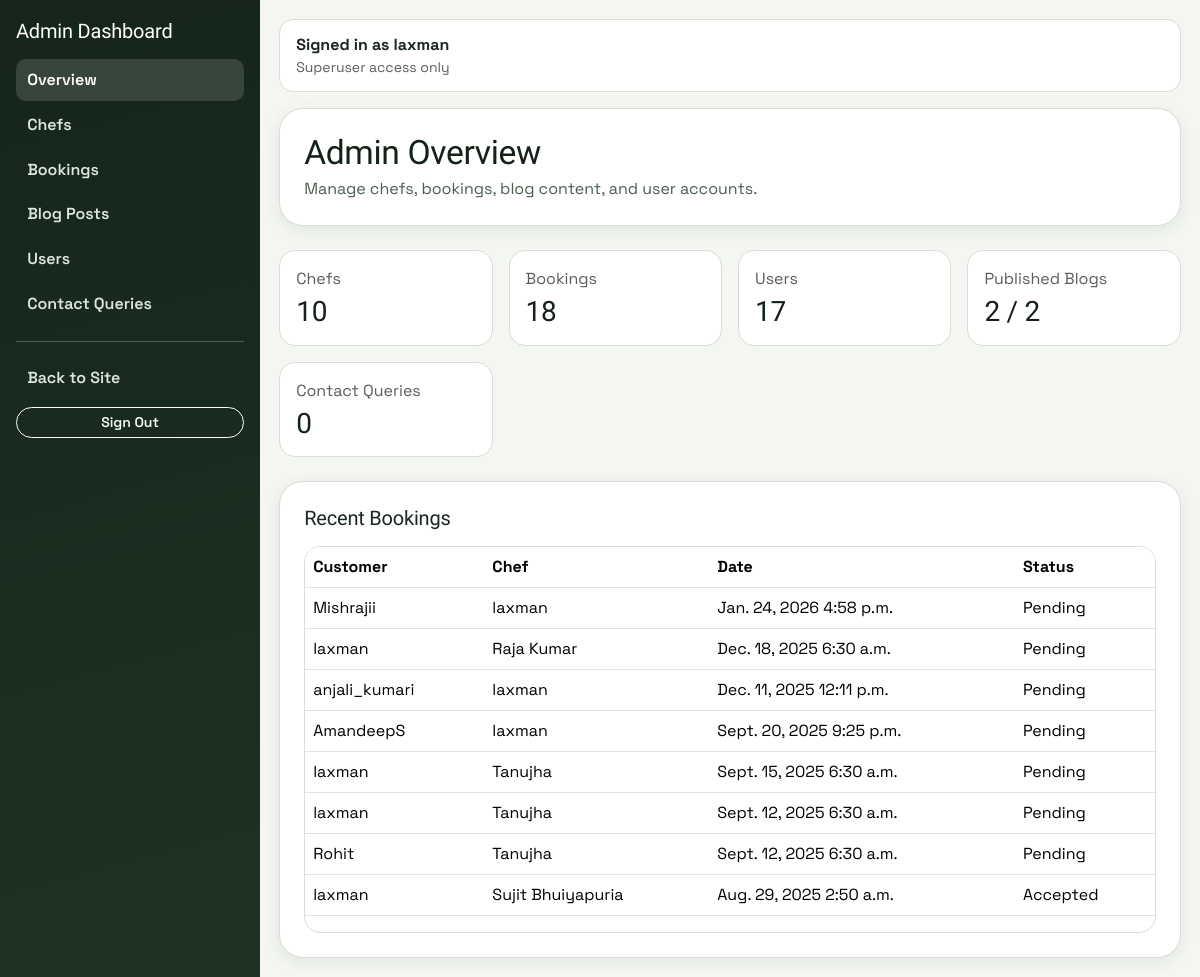
The app's page /myadmin/ (signed in), older data.
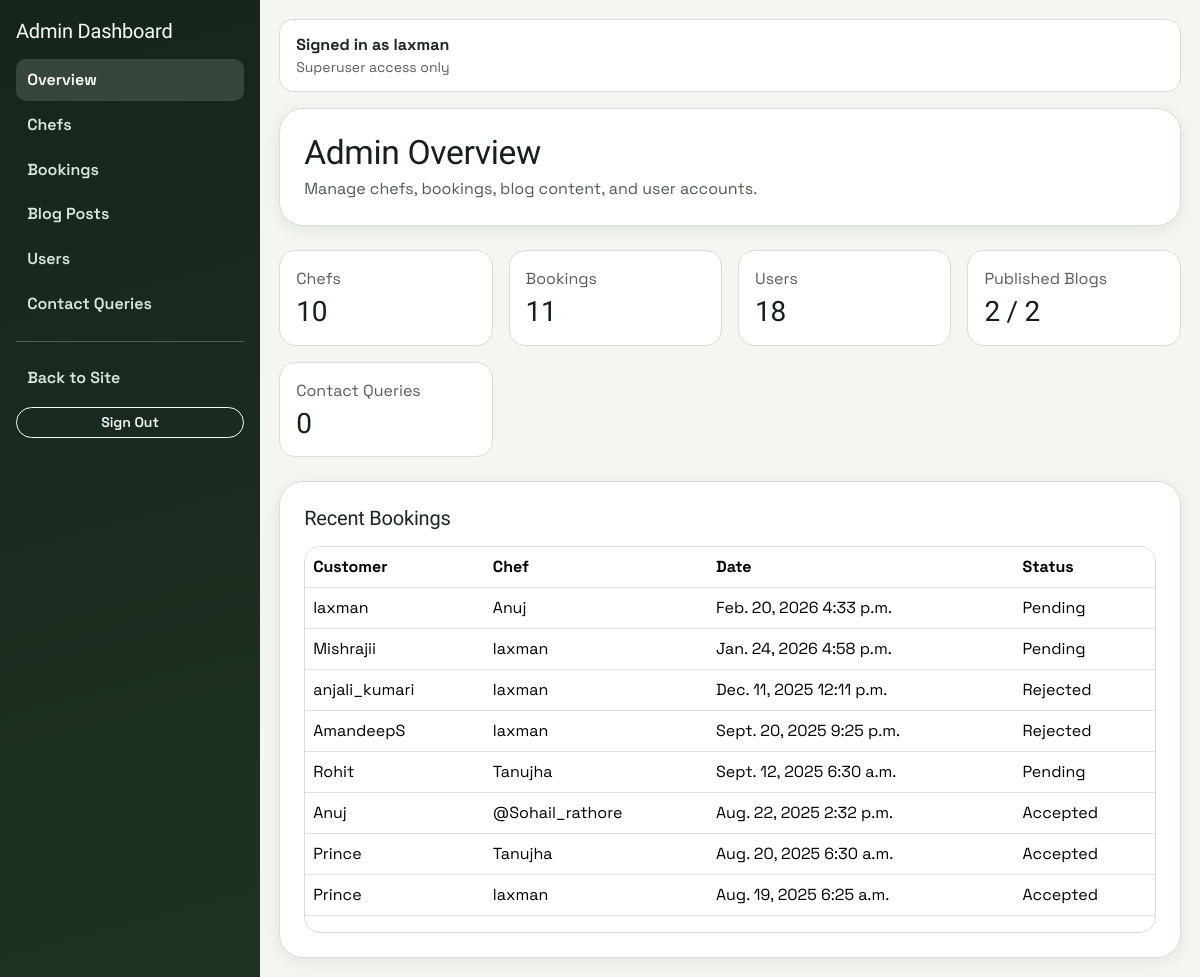
The same page, newer data.
### booking/models.py (models this page shows, shortened)
class Booking(models.Model):
    STATUS_CHOICES = [
        ('Pending', 'Pending'),
        ('Accepted', 'Accepted'),
        ('Rejected', 'Rejected'),
    ]
    customer = models.ForeignKey(settings.AUTH_USER_MODEL, on_delete=models.CASCADE)
    chef = models.ForeignKey('Chef', on_delete=models.CASCADE)
    date = models.DateField()
    time = models.TimeField()
    person = models.PositiveIntegerField()
    total_price = models.DecimalField(max_digits=8, decimal_places=2)
    status = models.CharField(max_length=20, choices=STATUS_CHOICES, default='Pending', db_index=True)
    is_deleted = models.BooleanField(default=False, db_index=True)
    deleted_at = models.DateTimeField(blank=True, null=True)
    deleted_by = models.ForeignKey(
        settings.AUTH_USER_MODEL,
        on_delete=models.SET_NULL,
        null=True,
        blank=True,
        related_name="deleted_bookings",
    )
    objects = ActiveBookingManager()
    all_objects = BookingQuerySet.as_manager()
    class Meta:
        indexes = [
            models.Index(fields=["date"]),
            models.Index(fields=["status", "date"]),
            models.Index(fields=["is_deleted", "date"]),
        ]

class Chef(models.Model):
    user = models.OneToOneField(settings.AUTH_USER_MODEL, on_delete=models.CASCADE)
    name = models.CharField(max_length=100)
    specialty = models.CharField(max_length=200)
    experience = models.PositiveIntegerField()  # years
    team_members = models.PositiveIntegerField(
        validators=[MinValueValidator(2)],
        blank=True,
        null=True
    )
    price_per_person = models.DecimalField(max_digits=8, decimal_places=2)
    image = models.ImageField(upload_to='chef_dishes/', blank=True, null=True)

### custom_admin/views.py (the view)
# urls.py: path("", views.dashboard, name="dashboard"),
@admin_required
def dashboard(request):
    recent_bookings = Booking.objects.select_related("customer", "chef").order_by("-date", "-time")[:8]
    context = {
        "chefs_count": Chef.objects.count(),
        "bookings_count": Booking.objects.count(),
        "users_count": Profile.objects.count(),
        "blog_count": BlogPost.objects.count(),
        "published_blog_count": BlogPost.objects.filter(is_published=True).count(),
        "contact_queries_count": ContactQuery.objects.filter(is_deleted=False).count(),
        "recent_bookings": recent_bookings,
    }
    return render(request, "custom_admin/dashboard.html", context)

### booking/context_processors.py (called while the page is built)
def chef_context(request):
    chef = None
    profile = None
    is_admin_user = False
    if request.user.is_authenticated:
        chef = Chef.objects.filter(user=request.user).first()
        profile = getattr(request.user, "profile", None)
        is_admin_user = request.user.is_superuser
    return {"chef": chef, "user_profile": profile, "is_admin_user": is_admin_user}

### booking/models.py (called while the page is built)
    def active(self):
        return self.filter(is_deleted=False)

    def get_queryset(self):
        return BookingQuerySet(self.model, using=self._db).active()

### custom_admin/views.py (called while the page is built)
def admin_required(view_func):
    @wraps(view_func)
    def wrapper(request, *args, **kwargs):
        if not request.user.is_authenticated:
            login_url = reverse("custom_admin:login")
            return redirect(f"{login_url}?next={request.path}")
        if not request.user.is_superuser:
            return HttpResponseForbidden("You do not have permission to access this module.")
        return view_func(request, *args, **kwargs)
    return wrapper

### custom_admin/templates/custom_admin/dashboard.html (shortened to what this page needs)
{% extends "custom_admin/base.html" %}
{% block content %}
<section class="page-card p-4 mb-4">
  <h2 class="section-title mb-1">Admin Overview</h2>
  <p class="section-subtitle mb-0">Manage chefs, bookings, blog content, and user accounts.</p>
</section>
<section class="metric-grid mb-4">
  <article class="metric-card"><p class="text-muted mb-1">Chefs</p><h3 class="mb-0">{{ chefs_count }}</h3></article>
  <article class="metric-card"><p class="text-muted mb-1">Bookings</p><h3 class="mb-0">{{ bookings_count }}</h3></article>
  <article class="metric-card"><p class="text-muted mb-1">Users</p><h3 class="mb-0">{{ users_count }}</h3></article>
  <article class="metric-card"><p class="text-muted mb-1">Published Blogs</p><h3 class="mb-0">{{ published_blog_count }} / {{ blog_count }}</h3></article>
  <article class="metric-card"><p class="text-muted mb-1">Contact Queries</p><h3 class="mb-0">{{ contact_queries_count }}</h3></article>
</section>
<section class="page-card p-4">
  <h3 class="h5 mb-3">Recent Bookings</h3>
  <div class="data-table-wrap">
    <table class="table table-hover align-middle">
      <thead>
        <tr><th>Customer</th><th>Chef</th><th>Date</th><th>Status</th></tr>
      </thead>
      <tbody>
        {% for b in recent_bookings %}
        <tr>
          <td>{{ b.customer.username }}</td>
          <td>{{ b.chef.name }}</td>
          <td>{{ b.date }} {{ b.time }}</td>
          <td>{{ b.status }}</td>
        </tr>
        {% empty %}
        <tr><td colspan="4">No bookings available.</td></tr>
        {% endfor %}
      </tbody>
    </table>
  </div>
</section>
{% endblock %}

Row changes from the older to the newer data that the page shows:
no longer on this page (row edited): Booking: customer.username "laxman", chef.name "Raja Kumar", date "Dec. 18, 2025", time "6:30 a.m.", status "Pending"
no longer on this page (row edited): Booking: customer.username "laxman", chef.name "Tanujha", date "Sept. 15, 2025", time "6:30 a.m.", status "Pending"
no longer on this page (row edited): Booking: customer.username "laxman", chef.name "Tanujha", date "Sept. 12, 2025", time "6:30 a.m.", status "Pending"
no longer on this page (row edited): Booking: customer.username "laxman", chef.name "Sujit Bhuiyapuria", date "Aug. 29, 2025", time "2:50 a.m.", status "Accepted"
added Booking: customer.username "laxman", chef.name "Anuj", date "Feb. 20, 2026", time "4:33 p.m.", status "Pending"
changed Booking "Dec. 11, 2025": status "Pending" → "Rejected"
changed Booking "Sept. 20, 2025": status "Pending" → "Rejected"
now on this page (row unchanged): Booking: customer.username "Anuj", chef.name "@Sohail_rathore", date "Aug. 22, 2025", time "2:32 p.m.", status "Accepted"
now on this page (row unchanged): Booking: customer.username "Prince", chef.name "Tanujha", date "Aug. 20, 2025", time "6:30 a.m.", status "Accepted"
now on this page (row unchanged): Booking: customer.username "Prince", chef.name "laxman", date "Aug. 19, 2025", time "6:25 a.m.", status "Accepted"
Text that changed along with them:
{{ bookings_count }}: "18" → "11"
{{ users_count }}: "17" → "18"
